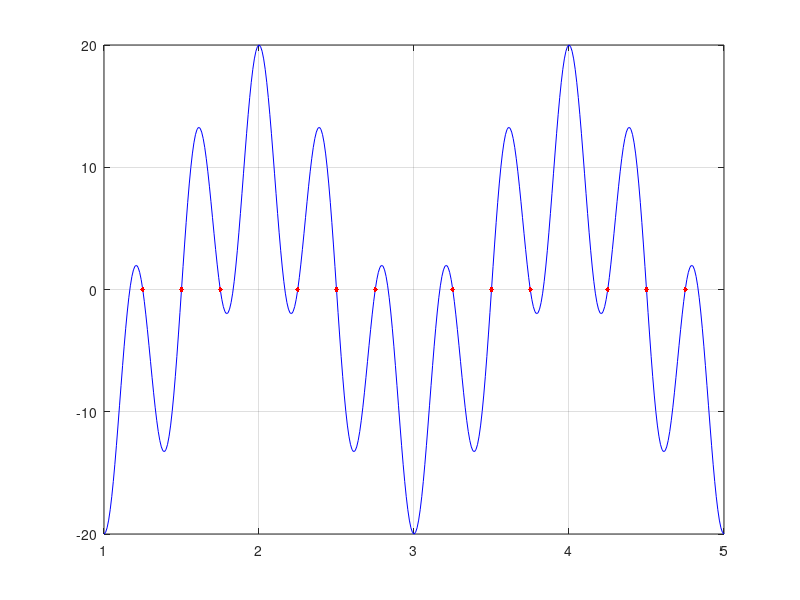

This figure's MATLAB source:
%% Homework 1 - Exercice 4
clc; close all; clear;

%% Compute function

t = 1:0.01:5;
s = 20*cos(3*pi*t).*cos(2*pi*t);

%% Zero crossings

error = 0.001;

zeroIndices = find(abs(s) < error)

zeroCrossings = s(zeroIndices);
zeroTimes = t(zeroIndices);


%% Plot

figure();
plot(t,s, 'b-'); hold on;
plot(zeroTimes,zeroCrossings, 'r.', 'MarkerSize', 10);
hold off;
grid on;
